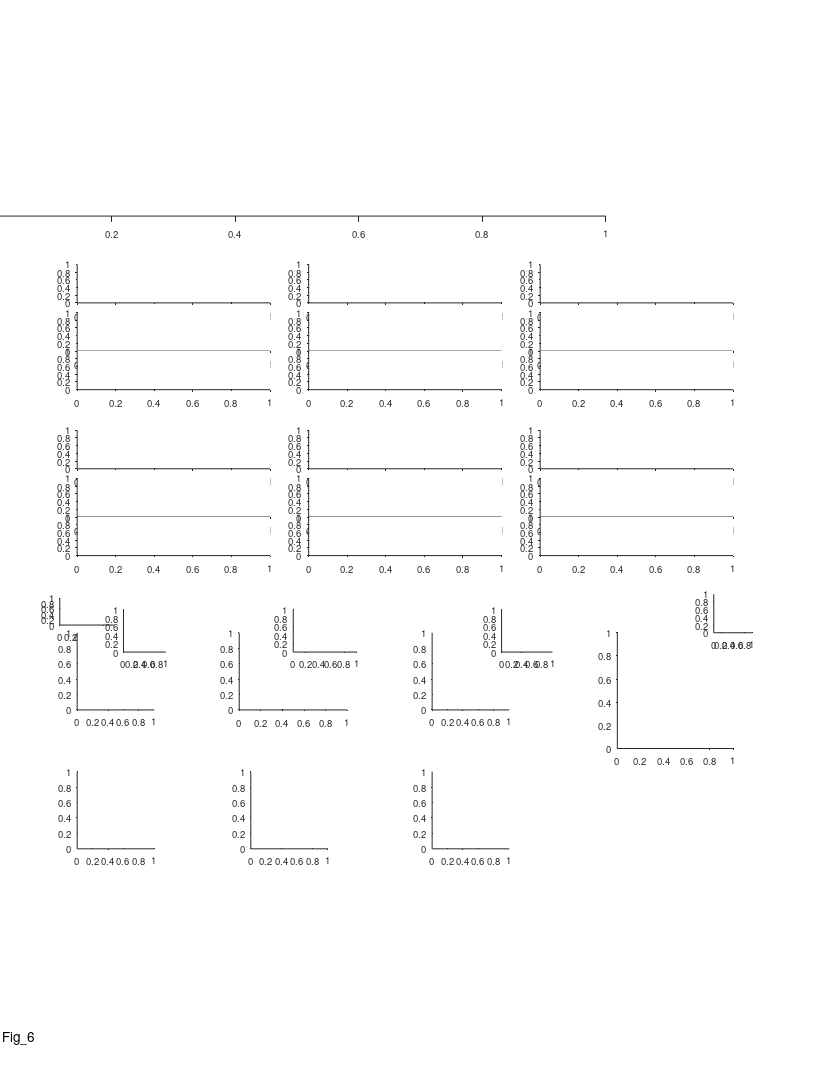

Recreate this plot in MATLAB. (Note: this script raises an error after producing the figure.)
%% Large Scale - fig 6 - Lab born vs Wild bats
%%
clear 
clc

%% plotting options
field_speed_opt = 1;
% corr_type = 'pearson';
corr_type = 'spearman';
match_TT_pos = false;

% examples_option = 5; %1:5
hist_normalization_option = 'probability'; %count
hist_Yscale_option = 'log';

color_Lab = [0    0.75    0];%[0.4940    0.1840    0.5560];
color_Wild = [0.3 0.25 0.2];%color_wild = [0.65 0.6 0.65];
color_wild_text = [0.45 0.4 0.45];
Lab_alpha = 0.35;
Wild_alpha = 0.6;

%% add data folders to path
addpath('L:\processed_data_structs');

%% define output files
res_dir =  'L:\paper_figures';
mkdir(res_dir)
fig_name_str = 'Fig_6';
fig_caption_str = ' ';
log_name_str = [fig_name_str '_log_file' '.txt'];
log_name_str = strrep(log_name_str , ':', '-');
log_name_str = strrep(log_name_str , ' ', '_');
log_name_out = fullfile(res_dir, log_name_str);

%% open log file
diary off
diary(log_name_out)
diary on
disp('Log file');
disp(['created: ', datestr(clock)]);
disp('======================================================');
disp([fig_name_str ':' fig_caption_str]);   
disp('======================================================');
disp('');


%% create figure
% figure_size_cm = [21.0 29.7]; % ~A4
figure_size_cm = [21.6 27.9]; % ~US letter
figure ;
% Some WYSIWYG options:
set(gcf,'DefaultAxesFontSize',7);
set(gcf,'DefaultAxesFontName','helvetica');
set(gcf,'DefaultAxesUnits','centimeters');
set(gcf,'PaperType','usletter')
% set(gcf,'PaperType','<custom>');
set(gcf,'PaperUnits','centimeters','PaperPosition',[0 0 figure_size_cm]);
set(gcf,'PaperOrientation','portrait');
set(gcf,'Units','centimeters','Position',get(gcf,'paperPosition')+[0 0 0 0]); % position on screen...
set(gcf, 'Renderer', 'painters');
set(groot, 'defaultAxesTickDir', 'out');
set(groot,  'defaultAxesTickDirMode', 'manual');
annotation('textbox', [0.5 1 0 0], 'String',fig_name_str, 'HorizontalAlignment','center','Interpreter','none', 'FitBoxToText','on');

pause(0.2); % workaround to solve matlab automatically changing the axes positions...

% create panels

% panel_A    = axes('position', [ 1.5  22.3  12  2]); %before comments from the authors
panel_A    = axes('position', [ -0.3  22.3  16  2.3]); 

panel_B_size_raster = [5 1];
panel_B_size_FR_map = [5 1];
panel_B_pos = [2 13.5];
panel_B = [];
for ii=1:3
    for jj=1:2
        offset_x = (ii-1)*6;
        offset_y = (jj-1)*4.3;
        offset = panel_B_pos + [offset_x offset_y];
        panel_B(ii,jj,1) = axes('position', [offset+[0 2.25] panel_B_size_FR_map]);
        panel_B(ii,jj,2) = axes('position', [offset+[0 1   ] panel_B_size_raster]);
        panel_B(ii,jj,3) = axes('position', [offset+[0 0   ] panel_B_size_raster]);
    end
end
% panel_A = permute(panel_A,[2 1 3]);
panel_B = panel_B(:,2:-1:1,:);
panel_B = reshape(panel_B,[6 3]);

lab_wild_legend = axes('position', [1.55 11.7 1.4 0.7]);

panels_size = [2 2];
panel_C    = axes('position', [ 2    9.5  panels_size           ]);
panel_D    = axes('position', [ 6.2  9.5  panels_size.*[1.4 1]  ]);
panel_E    = axes('position', [ 11.2    9.5  panels_size           ]);
panel_F = axes('position', [ 2.0  5.9 panels_size          ]);
panel_G = axes('position', [ 6.5  5.9 panels_size          ]);
panel_H = axes('position', [ 11.2  5.9 panels_size          ]);
panel_I = axes('position', [ 16  8.5  3  3 ]);
panel_I_legend = axes('position', [18.5 11.5 1 1]);
% panel_I_legend = axes('position', [19.4 10.5 1 1]);
% panel_I = axes('position', [ 1.6  2.5   panels_size.*[1.4 1]          ]);
% panel_J = axes('position', [ 6.25  2.5   panels_size.*[1.4 1]          ]);
% panel_K = axes('position', [ 10.8  2.5  panels_size.*[1.4 1]          ]);

inset_size = [1.1 1.1];
panel_C_inset    = axes('position', [ 3.2    11  inset_size           ]);
panel_D_inset    = axes('position', [ 7.6    11  inset_size.*[1.5 1]  ]);
panel_E_inset    = axes('position', [ 13   11  inset_size.*[1.2 1]           ]);

%%
prm = PARAMS_GetAll();

%% Block Diagram

% Block_diagram_filename = 'Block_diagram_revised_lioraVersion.PNG';
Block_diagram_filename = 'L:\resources\Block_diagram_revised_lioraVersion.PNG';
axes(panel_A);
image = imread(Block_diagram_filename);
imshow(image(:,:,1:3));
text(-0.035,0.9, 'A', 'Units','normalized','FontWeight','bold');


%% load population data - directly from the "per-cell" structs
% prm = PARAMS_GetAll();
% cells_t = DS_get_cells_summary();
% bats = [9845, 102, 194];
% cells_t(~ismember(cells_t.bat, bats ),:) = [];
% cells_t([cells_t.remove]==1,:) = [];%cells chosen to remove because of repititions between days
% cells = cellfun(@(c)(cell_load_data(c,'details')), cells_t.cell_ID, 'UniformOutput',0);
% cells = [cells{:}];
% cells = [cells.details];
% cells(~contains({cells.brain_area}, 'CA1')) = [];
% cells(~ismember([cells.ClusterQuality], [2])) = [];
% % remove cells based on FR:
% cells = cellfun(@(c)(cell_load_data(c,'details','meanFR')), {cells.cell_ID}, 'UniformOutput',0);
% cells = [cells{:}];
% cells_details = [cells.details];
% cells_ID = {cells_details.cell_ID};
% meanFR = [cells.meanFR];
% cells_ID([meanFR.all]>prm.inclusion.interneuron_FR_thr)=[];
% % remove non-signif cells:
% cells = cellfun(@(c)(cell_load_data(c,'details','signif')), cells_ID, 'UniformOutput',0);
% cells = [cells{:}];
% signif = cat(1,cells.signif);
% signif = arrayfun(@(x)(x.TF), signif);
% signif = any(signif,2);
% cells_ID(~signif) = [];
% 
% clear cells stats cells_details cells_t
% cells = cellfun(@(c)(cell_load_data(c,'details','stats','meanFR','inclusion','signif','fields','FR_map','FE')), cells_ID, 'UniformOutput',0);
% cells = [cells{:}];
% save('Cells_lab.mat','cells');

%% load the data - from the total pre-compiled big struct for all cells
cells_lab = load('cells_lab.mat');
cells_lab = cells_lab.cells;
cells_lab_IDs = arrayfun(@(x)(x.cell_ID), cat(1,cells_lab.details), 'UniformOutput', false);

cells_details = load('cells_details_updated_TT_pos.mat');
cells_details = cells_details.cells;
cells = load('cells_bat_200m.mat');
cells = cells.cells;
for ii_cell = 1:length(cells)
    cells(ii_cell).details = cells_details(ii_cell).details; %updated TT pos
end
cells_wild = cells;

if match_TT_pos
    % remove cells based on TT position:
    details_lab = cat(1,cells_lab.details);
    details_wild = cat(1,cells_wild.details);
    TT_pos_proximodistal_prc_lab = arrayfun(@(x)(x.TT_pos_proximodistal_prc), details_lab);
    TT_pos_proximodistal_prc_wild = arrayfun(@(x)(x.TT_pos_proximodistal_prc), details_wild);
    
    max_lab = prctile(TT_pos_proximodistal_prc_lab,98);
    min_lab = prctile(TT_pos_proximodistal_prc_lab,2);
    max_wild = prctile(TT_pos_proximodistal_prc_wild,98);
    min_wild = prctile(TT_pos_proximodistal_prc_wild,2);
    
    TT_desired_pos = [max(min_wild,min_lab),min(max_wild,max_lab)];
    
    IX_desired_pos_lab = and(TT_pos_proximodistal_prc_lab>=TT_desired_pos(1), ...
        TT_pos_proximodistal_prc_lab<=TT_desired_pos(2));
%     cells_ID(~IX_desired_pos_lab) = [];
%     cells = cellfun(@(c)(cell_load_data(c,'details','stats','meanFR','stats','inclusion','signif','fields','FR_map','FE')), cells_ID, 'UniformOutput',0);
%     cells_lab = [cells{:}];
    cells_lab(~IX_desired_pos_lab) = [];

    IX_desired_pos_wild = and(TT_pos_proximodistal_prc_wild>=TT_desired_pos(1), ...
        TT_pos_proximodistal_prc_wild<=TT_desired_pos(2));
    cells_wild(~IX_desired_pos_wild) = [];
end

%% FR map + rasters - 6 examples
cell_examples = {
            'b0194_d180516_TT4_SS04';
            'b0194_d180508_TT1_SS01';
            'b0194_d180611_TT4_SS01';
            'b0194_d180513_TT2_SS02';
            'b0102_d171012_TT4_SS01';
            'b0194_d180612_TT4_SS02'};

if 1
for ii_cell = 1:length(cell_examples)
    %%
    example_IX = find(strcmp(cells_lab_IDs,cell_examples{ii_cell}));
    cell = cells_lab(example_IX);
    
%     cell_ID = cell_examples{ii_cell};
%     cell = cell_load_data(cell_ID,'details','FR_map','fields','stats','FE');
    c = prm.graphics.colors.flight_directions;
    
    % map+fields
    axes(panel_B(ii_cell, 1));
    cla
    hold on
    maps=[cell.FR_map.all];
    x = maps(1).bin_centers;
    y = cat(1,maps.PSTH);
    m = round(max(y(:)));
    ylimits = [0 m+1];
    % low-speed area
    area_lowerval = ylimits(1) - 0.23*range(ylimits);
    area_upperval = ylimits(1) - 1e-2*range(ylimits);
    area([4 cell.stats.all.valid_speed_pos(1)]    , repelem(area_upperval,2), area_lowerval, 'FaceColor',0.7*[1 1 1],'EdgeColor','none','ShowBaseLine','off','Clipping','off');
    area([cell.stats.all.valid_speed_pos(2) 194], repelem(area_upperval,2), area_lowerval, 'FaceColor',0.7*[1 1 1],'EdgeColor','none','ShowBaseLine','off','Clipping','off');
    h=plot(x,y);
    [h.Color] = disperse(c);
    box off
    h=gca;
    h.TickDir = 'out';
    h.XTick = [];
    h.YTick = [0 m];
    h.YLim = ylimits;
    h.XLim = [0 200];
    
    % fields
    dir_offsets = [-0.1 -0.17]+0.015;
    for ii_dir=1:2
        fields = cell.fields{ii_dir};
        if isfield(fields,'in_low_speed_area')
            fields([fields.in_low_speed_area])=[];
        end
        for ii_field = 1:length(fields)
            
            [xaf,yaf] = ds2nfu(fields(ii_field).edges_prc, repelem(dir_offsets(ii_dir)*range(h.YLim),2));
            annotation('line',xaf,yaf,'Linewidth', 2, 'Color', c{ii_dir});
        end
    end
    
    
    % cell details
    cell_num_str_pos_x   = [0.50 0.50 0.50 0.50 0.50 0.50];
    cell_num_str_pos_y   = [1.05 1.05 1.05 1.05 1.05 1.05];
    cell_stats_str_pos_x = [0.95 0.95 0.95 0.97 0.95 0.95];
    cell_stats_str_pos_y = [1.2 1.05 1.07 1.15  1.06 1.05]+0.05;
%     h = text(cell_num_str_pos_x(ii_cell), cell_num_str_pos_y(ii_cell), cell_ID,...
%         'Units','normalized','HorizontalAlignment','center','VerticalAlignment','bottom','FontSize',8);
%     h.Interpreter='none';
    text(cell_num_str_pos_x(ii_cell), cell_num_str_pos_y(ii_cell), "Cell "+ ii_cell,...
        'Units','normalized','HorizontalAlignment','center','VerticalAlignment','bottom','FontSize',8);
    switch ii_cell
        case {1,2,3,4,5,6,7,8}
            cell_stats_str = {  sprintf('max=%.1fm', cell.stats.all.field_largest);...
                                sprintf('min=%.1fm', cell.stats.all.field_smallest);...
                                sprintf('ratio=%.1f', cell.stats.all.field_ratio_LS);...
%                                 sprintf('Iso dis=%.1f', cell.stats.all.IsoDist);...
                             };
            text(cell_stats_str_pos_x(ii_cell), cell_stats_str_pos_y(ii_cell)-0*0.23, cell_stats_str{1},...
                'Units','normalized','HorizontalAlignment','center','VerticalAlignment','Top','FontSize',6);
            text(cell_stats_str_pos_x(ii_cell), cell_stats_str_pos_y(ii_cell)-1*0.23, cell_stats_str{2},...
                'Units','normalized','HorizontalAlignment','center','VerticalAlignment','Top','FontSize',6);
            text(cell_stats_str_pos_x(ii_cell), cell_stats_str_pos_y(ii_cell)-2*0.23, cell_stats_str{3},...
                'Units','normalized','HorizontalAlignment','center','VerticalAlignment','Top','FontSize',6);
%             text(cell_stats_str_pos_x(ii_cell), cell_stats_str_pos_y(ii_cell)-3*0.23, cell_stats_str{4},...
%                 'Units','normalized','HorizontalAlignment','center','VerticalAlignment','Top','FontSize',6);
        case 9
            cell_stats_str = {  sprintf('single field=%.1fm', cell.fields{1}.width_prc) };
            text(cell_stats_str_pos_x(ii_cell), cell_stats_str_pos_y(ii_cell)-0*0.23, cell_stats_str{1},...
                'Units','normalized','HorizontalAlignment','center','VerticalAlignment','Top','FontSize',6);
    end
    
    % rasters
    FEs = [cell.FE];
    for ii_dir=1:2
        axes(panel_B(ii_cell, ii_dir+1));
        cla
        FE = FEs{ii_dir};
        x = [FE.spikes_pos];
        [FE.number2] = disperse(1:length(FE));
        y = arrayfun(@(FE)(FE.number2*ones(1,FE.num_spikes)),FE,'UniformOutput',0);
        y = [y{:}];
        plot(x,y,'.','Color',c{ii_dir},'MarkerSize',0.05);
        box off
        h=gca;
        m = length(FE);
        h.YTick = [1 m];
        h.XLim = [0 200];
        h.YLim = [0 m+1];
        switch ii_dir
            case 1
                h.XTick = [];
                h.YTickLabel = {'',num2str(m)};
            case 2
                h.XTick = 0:50:200;
                h.XRuler.TickLabelGapOffset = -2;
                h.YTickLabel = {'1',num2str(m)};
                h.TickDir = 'out';
        end
    end
    % fields num (here to be above the 
    for ii_dir=1:2
        fields = cell.fields{ii_dir};
        if isfield(fields,'in_low_speed_area')
            fields([fields.in_low_speed_area])=[];
        end
        dir_offsets =2.05+[0.18 0];
        text(1.05, dir_offsets(ii_dir), num2str(length(fields)), 'Units','normalized', 'Color', c{ii_dir},...
            'HorizontalAlignment','right', 'VerticalAlignment','middle','FontSize',6);
    end
end

%% add x/y labels for specific panels
for ii = [4 5 6]
    axes(panel_B(ii, 3));
    xlabel('Position (m)', 'Units','normalized','Position',[0.5 -0.35]);
end
for ii = [1 4]
    axes(panel_B(ii, 3));
%     ylabel('Time (min)',   'Units','normalized','Position',[-0.1 1]);
    ylabel('Flight no.',   'Units','normalized','Position',[-0.1 1]);
    axes(panel_B(ii, 1));
    ylabel({'Firing rate';'(Hz)'},   'Units','normalized','Position',[-0.07 0.42]);
end
axes(panel_B(1, 1));
text(-0.25,1.6, 'B', 'Units','normalized','FontWeight','bold');


%% add direction arrows
arrow_x = 0.1 +[0 0.05];
arrow_y = repelem(0.815,2);
clear h
h(1)=annotation('arrow',arrow_x,      arrow_y+0.008,  'Color', prm.graphics.colors.flight_directions{1});
h(2)=annotation('arrow',flip(arrow_x),arrow_y      ,  'Color', prm.graphics.colors.flight_directions{2});
[h.HeadWidth] = disperse([5 5]);
[h.HeadLength] = disperse([5 5]);

end







% % % % % % % % % % % % % % % % % % % % % % % % % % % % % % % % % % % % % % 

%% legend:
axes(lab_wild_legend);
cla
box off
hax = gca;
h_app = annotation('rectangle',[0 0.7 0.25 0.25],'color', 'k', 'FaceColor',color_Lab, 'FaceAlpha',Lab_alpha, 'LineWidth', 0.01);
h_app.Parent = hax;
h_dis = annotation('rectangle',[0 0.3 0.25 0.25],'color','k', 'FaceColor',0.5*[1 1 1], 'LineWidth', 0.01);
h_dis.Parent = hax;
text(0.32,0.45,'Wild', 'HorizontalAlignment','left','FontSize',7);
text(0.32,0.85,'Lab', 'HorizontalAlignment','left','FontSize',7);
hax.Visible = 'off';

%% panel C - field count histogram
axes(panel_C);
cla
hold on
text(-0.6,1.25, 'C', 'Units','normalized','FontWeight','bold');
nFields_lab = nan(2,length(cells_lab));
for ii_dir = 1:2
    for ii_cell = 1:length(cells_lab)
        cell = cells_lab(ii_cell);
        % check signif per direction
        if ~cell.signif(ii_dir).TF
            continue;
        end
        nFields_lab(ii_dir,ii_cell) = cell.stats.dir(ii_dir).field_num;
    end
end
nFields_lab = nFields_lab(:);
nFields_lab(isnan(nFields_lab)) = [];

nFields_wild = nan(2,length(cells_wild));
for ii_dir = 1:2
    for ii_cell = 1:length(cells_wild)
        cell = cells_wild(ii_cell);
        % check signif per direction
        if ~cell.signif(ii_dir).TF
            continue;
        end
        nFields_wild(ii_dir,ii_cell) = cell.stats.dir(ii_dir).field_num;
    end
end
nFields_wild = nFields_wild(:);
nFields_wild(isnan(nFields_wild)) = [];

h = histogram(nFields_wild(:));
h.FaceColor = 0.5*[1 1 1];
h.BinEdges = 0.5+[0:20];
h.Data(h.Data > h.BinLimits(2)) = h.BinLimits(2);
h.Normalization = hist_normalization_option;

h = histogram(nFields_lab(:));
h.FaceColor = color_Lab;
h.FaceAlpha = Lab_alpha;
h.BinEdges = 0.5+[0:20];
h.Normalization = hist_normalization_option;
h.Data(h.Data > h.BinLimits(2)) = h.BinLimits(2);
xlabel({'No. of fields per direction'},'Units','normalized','Position',[0.5 -0.18]);
ha = gca;
ha.YScale = hist_Yscale_option;
ha.XLim = [0 h.BinLimits(2)];
ha.XTick = [0:10:30];
% % ha.XLim = [0 35];
% % ha.YLim = [0 40];
% % ha.XTick = [0:5:35];
% % ha.YTick = [0 40];
ha.TickDir='out';
ha.TickLength = [0.03 0.03];
switch hist_normalization_option
    case 'count'
        ylim([0.7e0 1.4e2])
        ha.YTick = [1 10 100];
        ha.YTickLabel = {'10 ^0';'10 ^1';'10 ^2'};
        ylabel('No. of cells', 'Units','normalized','Position',[-0.28 0.5])
    case 'probability'
        if strcmp(hist_Yscale_option,'log')
            ylim([0.001 0.5])
            ha.YTick = [0.01 0.1];
            ha.YTickLabel = {'10^{-2}';'10^{-1}'};
        else
            ylim([0 0.2])
            ha.YTick = [0 0.2];
        end
        ylabel('Fraction of cells', 'Units','normalized','Position',[-0.33 0.5])
end
ha.XRuler.TickLabelGapMultiplier = -0.3;
ha.YRuler.TickLabelGapMultiplier = 0.001;

%% panel C Inset
axes(panel_C_inset);
cla
hold on
h = histogram(nFields_wild(:));
h.FaceColor = 0.5*[1 1 1];
h.BinEdges = 0.5+[0:20];
h.Data(h.Data > h.BinLimits(2)) = h.BinLimits(2);
h.Normalization = hist_normalization_option;

h = histogram(nFields_lab(:));
h.FaceColor = color_Lab;
h.FaceAlpha = Lab_alpha;
h.BinEdges = 0.5+[0:20];
h.Normalization = hist_normalization_option;
h.Data(h.Data > h.BinLimits(2)) = h.BinLimits(2);
ha = gca;
ha.YScale = 'Linear';
ha.XLim = [0 h.BinLimits(2)];
ha.XTick = [0 10 20];
ha.TickDir='out';
ha.TickLength = [0.03 0.03];
ylim([0 0.2])
ha.YTick = [0 0.1 0.2];
ha.XRuler.TickLabelGapMultiplier = -0.3;
ha.YRuler.TickLabelGapMultiplier = 0.001;

%% panel F - field count bars
axes(panel_F);
cla
hold on
text(-0.6,1.15, 'F', 'Units','normalized','FontWeight','bold');

% [~,P_KS] = kstest2(nFields_lab(:), nFields_wild(:));
% text(1.5,0.8, sprintf('P_{KS} = %.02f',P_KS),'Units','normalized','FontSize',7,'HorizontalAlignment','right');
% [~,P_ttest] = ttest2(nFields_lab(:), nFields_wild(:));
[P_wilcoxon,~,wilcoxon_stats] = ranksum(nFields_lab(:), nFields_wild(:));

nFields_lab_noNans = nFields_lab(:); nFields_lab_noNans(isnan(nFields_lab_noNans)) = [];
nFields_wild_noNans = nFields_wild(:); nFields_wild_noNans(isnan(nFields_wild_noNans)) = [];
% text(1,0.8, sprintf('N = %d',length(nFields_lab_noNans)),'Units','normalized','FontSize',7,'HorizontalAlignment','right','color',color_Lab);
% text(1,0.7, sprintf('N = %d',length(nFields_wild_noNans)),'Units','normalized','FontSize',7,'HorizontalAlignment','right','color',0.5*[1 1 1]);

% % bar version:
% x = [1,2];
% y = [mean(nFields_lab_noNans(:)),mean(nFields_wild_noNans(:))];
% hb = bar(x,y);
% hb.FaceColor = 'flat';
% hb.CData = [color_Lab; 0.5*[1 1 1]];
% sem_lab = std(nFields_lab_noNans(:))/sqrt(length(nFields_lab_noNans(:)));
% sem_wild = std(nFields_wild_noNans(:))/sqrt(length(nFields_wild_noNans(:)));
% 
% he=errorbar(x,y,[sem_lab sem_wild]);
% he.CapSize = 2;
% he.LineStyle = 'none';
% he.Color = 'k';
% h=gca;
% h.XTick = [1 2];
% h.XTickLabels = {'Lab','Wild'};
% h.TickLength = [0.03 0.03];

% boxplot version:
plot_boxplot(nFields_lab_noNans,nFields_wild_noNans,gca,[0 0.75 0],[0.5 0.5 0.5])
h = gca;
h.XTickLabels = {'Lab','Wild'};
h.TickLength = [0.03 0.03];


ylabel({'No. of fields', 'per direction'}, 'Units','normalized','Position',[-0.22 0.5])
h.XRuler.TickLabelGapMultiplier = -0.2;
h.YRuler.TickLabelGapMultiplier = -0.05;

text(1.4,0.85, sprintf('P = %.02f',P_wilcoxon),'Units','normalized','FontSize',7,'HorizontalAlignment','right');

%% panel D - field size histogram
axes(panel_D);
cla
hold on
text(-0.37,1.25, 'D', 'Units','normalized','FontWeight','bold');
fields_size_lab = [];
for ii_dir = 1:2
    for ii_cell = 1:length(cells_lab)
        cell = cells_lab(ii_cell);
        if ~cell.signif(ii_dir).TF % check signif per direction
            continue;
        end
        fields = cell.fields{ii_dir};
        fields([fields.in_low_speed_area]) = []; % remove fields in low speed area
        fields_size_lab = [fields_size_lab fields.width_prc];
    end
end
fields_size_wild = [];
for ii_dir = 1:2
    for ii_cell = 1:length(cells_wild)
        cell = cells_wild(ii_cell);
        if ~cell.signif(ii_dir).TF % check signif per direction
            continue;
        end
        fields = cell.fields{ii_dir};
        fields([fields.in_low_speed_area]) = []; % remove fields in low speed area
        fields_size_wild = [fields_size_wild fields.width_prc];
    end
end
h = histogram(fields_size_wild);
h.FaceColor = 0.5*[1 1 1];
% h.NumBins = 33;
h.BinWidth = 1;
h.Normalization = hist_normalization_option;
h = histogram(fields_size_lab);
h.FaceColor = color_Lab;
h.FaceAlpha = Lab_alpha;
% h.NumBins = 33;
h.BinWidth = 1;
h.Normalization = hist_normalization_option;
ha=gca;
ha.YScale = hist_Yscale_option;
xlabel('Field size (m)','Units','normalized','Position',[0.5 -0.18]);
ha = gca;
% % ha.XLim = [0 35];
% ha.YLim = [0.8 300];
% % ha.XTick = [0:5:35];
switch hist_normalization_option
    case 'count'
        ylim([0.8 300])
        ha.YTick = [1 10 100];
        ha.YTickLabel = {'10 ^0';'10 ^1';'10 ^2'};
        ylabel('Counts', 'Units','normalized','Position',[-0.28 0.5])
    case 'probability'
        if strcmp(hist_Yscale_option,'log')
            ylim([0.0005 0.5])
            ha.YTick = [0.001 0.01 0.1];
            ha.YTickLabel = {'10^{-3}';'10^{-2}';'10^{-1}'};
        else
            ylim([0 0.25])
            ha.YTick = [0 0.25];
        end
        ylabel('Fraction of fields', 'Units','normalized','Position',[-0.23 0.5])
end
ha.TickDir='out';
ha.TickLength = [0.03 0.03];
ha.XRuler.TickLabelGapMultiplier = -0.3;
ha.YRuler.TickLabelGapMultiplier = 0.001;

%% panel D Inset
axes(panel_D_inset);
cla
hold on

h = histogram(fields_size_wild);
h.FaceColor = 0.5*[1 1 1];
h.BinWidth = 1;
h.Normalization = hist_normalization_option;
h = histogram(fields_size_lab);
h.FaceColor = color_Lab;
h.FaceAlpha = Lab_alpha;
h.BinWidth = 1;
h.Normalization = hist_normalization_option;
ha=gca;
ha.YScale = 'linear';
ha = gca;
ylim([0 0.3])
ha.XLim = [0 20];
ha.XTick = [0 10 20];
ha.YTick = [0 0.15 0.3];
ha.TickDir='out';
ha.TickLength = [0.03 0.03];
ha.XRuler.TickLabelGapMultiplier = -0.3;
ha.YRuler.TickLabelGapMultiplier = 0.001;

%% panel G - field size bars
axes(panel_G);
cla
hold on
text(-0.45,1.15, 'G', 'Units','normalized','FontWeight','bold');

% % bar plot version:
% x = [1,2];
% y = [mean(fields_size_lab),mean(fields_size_wild)];
% hb = bar(x,y);
% hb.FaceColor = 'flat';
% hb.CData = [color_Lab; 0.5*[1 1 1]];
% sem_lab = std(fields_size_lab)/sqrt(length(fields_size_lab));
% sem_wild = std(fields_size_wild)/sqrt(length(fields_size_wild));
% 
% he=errorbar(x,y,[sem_lab sem_wild]);
% he.CapSize = 2;
% he.LineStyle = 'none';
% he.Color = 'k';
% h=gca;
% h.XTick = [1 2];
% h.XTickLabels = {'Lab','Wild'};
% h.TickLength = [0.03 0.03];
% h.YLim = [0,7];

% boxplot version:
plot_boxplot(fields_size_lab,fields_size_wild,gca,[0 0.75 0],[0.5 0.5 0.5])
h = gca;
h.XTickLabels = {'Lab','Wild'};
h.TickLength = [0.03 0.03];
h.YLim = [0,10];

ylabel('Field size (m)', 'Units','normalized','Position',[-0.22 0.5])

% [~,P_KS] = kstest2(fields_size_lab, fields_size_wild);
% text(1.7,0.8, sprintf('P_{KS} = %0.2e',P_KS),'Units','normalized','FontSize',7,'HorizontalAlignment','right');
% text(1,0.8, sprintf('N = %d',length(fields_size_lab)),'Units','normalized','FontSize',7,'HorizontalAlignment','right','color',color_Lab);
% text(1,0.7, sprintf('N = %d',length(fields_size_wild)),'Units','normalized','FontSize',7,'HorizontalAlignment','right','color',0.5*[1 1 1]);
% [~,P_ttest] = ttest2(fields_size_lab, fields_size_wild);
% text(1.2,1, sprintf('P_{T} = %0.00e',P_ttest),'Units','normalized','FontSize',7,'HorizontalAlignment','right');
[P_wilcoxon,~,wilcoxon_stats] = ranksum(fields_size_lab, fields_size_wild);
text(1.5,0.85, sprintf('P = %0.00e',P_wilcoxon),'Units','normalized','FontSize',7,'HorizontalAlignment','right');
% [~,P_ttest_log] = ttest2(log(fields_size_lab), log(fields_size_wild));
% text(1.7,0.6, sprintf('P_{T(log)} = %0.00e',P_ttest_log),'Units','normalized','FontSize',7,'HorizontalAlignment','right');

h.XRuler.TickLabelGapMultiplier = -0.2;
h.YRuler.TickLabelGapMultiplier = -0.05;

%% panel E - field ratio (largest/smallest)
axes(panel_E);
cla
hold on
text(-0.55,1.25, 'E', 'Units','normalized','FontWeight','bold');
LS_field_ratio_all_lab = nan(1,length(cells_lab));
LS_field_ratio_dir = nan(2,length(cells_lab));
for ii_cell = 1:length(cells_lab)
    cell = cells_lab(ii_cell);
    % pooled stats - check at least one direction is signif
    if any([cell.signif.TF])
        LS_field_ratio_all_lab(ii_cell) = cell.stats.all.field_ratio_LS;
    end
    % per dir stats - check signif per direction
    for ii_dir = 1:2
        if cell.signif(ii_dir).TF 
            LS_field_ratio_dir(ii_dir,ii_cell) = cell.stats.dir(ii_dir).field_ratio_LS;
        end
    end
end
LS_field_ratio_all_lab(isnan(LS_field_ratio_all_lab)) = [];

LS_field_ratio_all_wild = nan(1,length(cells_wild));
LS_field_ratio_dir = nan(2,length(cells_wild));
for ii_cell = 1:length(cells_wild)
    cell = cells_wild(ii_cell);
    % pooled stats - check at least one direction is signif
    if any([cell.signif.TF])
        LS_field_ratio_all_wild(ii_cell) = cell.stats.all.field_ratio_LS;
    end
    % per dir stats - check signif per direction
    for ii_dir = 1:2
        if cell.signif(ii_dir).TF 
            LS_field_ratio_dir(ii_dir,ii_cell) = cell.stats.dir(ii_dir).field_ratio_LS;
        end
    end
end
LS_field_ratio_all_wild(isnan(LS_field_ratio_all_wild)) = [];

nBinEdges = 9;
edges = logspace(0,log10(25),nBinEdges);
clear h

h(1) = histogram(LS_field_ratio_all_wild);
h(1).BinEdges = edges;
h(1).FaceColor = 0.5*[1 1 1];
h(1).Normalization = hist_normalization_option;

h(2) = histogram(LS_field_ratio_all_lab);
h(2).BinEdges = edges;
h(2).FaceColor = color_Lab;
h(2).FaceAlpha = Lab_alpha;
h(2).Normalization = hist_normalization_option;
ha=gca;
ha.YScale = hist_Yscale_option;
ha.XScale = 'log';
ha.XLim = [0 27];
% % ha.YLim = [0 10];
% % ha.YLim = [7e-1 120];
% ha.YLim = [0.7 max(h(1).Values)*1.1];
% % ha.XTick = [0:5:35];
ha.XTick = [1 2 5 10 20];
ha.TickDir='out';
ha.TickLength = [0.03 0.03];
switch hist_normalization_option
    case 'count'
        ha.YLim = [0.7 max(h(1).Values)*1.1];
        ha.YTick = [1 10 100];
        ha.YTickLabel = {'10 ^0';'10 ^1';'10 ^2'};
        ylabel('No. of cells', 'Units','normalized','Position',[-0.24 0.5])
    case 'probability'
        if strcmp(hist_Yscale_option,'log')
            ylim([0.002 0.5])
            ha.YTick = [0.01 0.1];
            ha.YTickLabel = {'10^{-2}';'10^{-1}'};
        else
            ylim([0 0.3])
            ha.YTick = [0 0.3];
        end
        ylabel('Fraction of cells', 'Units','normalized','Position',[-0.33 0.5])
end
ha.XRuler.TickLabelGapMultiplier = -0.35;
ha.YRuler.TickLabelGapMultiplier = 0.001;
xlabel({'Field size ratio';'largest/smallest'},'Units','normalized','Position',[0.5 -0.17]);

%% panel E Inset
axes(panel_E_inset);
cla
hold on
clear h

h(1) = histogram(LS_field_ratio_all_wild);
h(1).BinEdges = edges;
h(1).FaceColor = 0.5*[1 1 1];
h(1).Normalization = hist_normalization_option;

h(2) = histogram(LS_field_ratio_all_lab);
h(2).BinEdges = edges;
h(2).FaceColor = color_Lab;
h(2).FaceAlpha = Lab_alpha;
h(2).Normalization = hist_normalization_option;
ha=gca;
ha.YScale = 'linear';
ha.XScale = 'log';
ha.XLim = [0 27];
ha.XTick = [1 2 5 20];
ha.TickDir='out';
ha.TickLength = [0.03 0.03];
ylim([0 0.3])
ha.YTick = [0 0.15 0.3];
ha.XRuler.TickLabelGapMultiplier = -0.35;
ha.YRuler.TickLabelGapMultiplier = 0.001;

%% panel H - field ratio bars (largest/smallest)
axes(panel_H);
cla
hold on
text(-0.55,1.15, 'H', 'Units','normalized','FontWeight','bold');

LS_field_ratio_lab_noNans = LS_field_ratio_all_lab(~isnan(LS_field_ratio_all_lab));
LS_field_ratio_wild_noNans = LS_field_ratio_all_wild(~isnan(LS_field_ratio_all_wild));

% % % bar version:
% % x = [1,2];
% % y = [mean(LS_field_ratio_lab_noNans),mean(LS_field_ratio_wild_noNans)];
% % hb = bar(x,y);
% % hb.FaceColor = 'flat';
% % hb.CData = [color_Lab; 0.5*[1 1 1]];
% % sem_lab = std(LS_field_ratio_lab_noNans)/sqrt(length(LS_field_ratio_lab_noNans));
% % sem_wild = std(LS_field_ratio_wild_noNans)/sqrt(length(LS_field_ratio_wild_noNans));
% % 
% % he=errorbar(x,y,[sem_lab sem_wild]);
% % he.CapSize = 2;
% % he.LineStyle = 'none';
% % he.Color = 'k';
% % h=gca;
% % h.XTick = [1 2];
% % h.XTickLabels = {'Lab','Wild'};
% % h.TickLength = [0.03 0.03];
% % h.YLim = [0,6];

% boxplot version:
plot_boxplot(LS_field_ratio_lab_noNans,LS_field_ratio_wild_noNans,gca,[0 0.75 0],[0.5 0.5 0.5])
h = gca;
h.XTickLabels = {'Lab','Wild'};
h.TickLength = [0.03 0.03];

ylabel({'Field size ratio';'largest/smallest'}, 'Units','normalized','Position',[-0.17 0.5])

% [~,P_KS] = kstest2(LS_field_ratio_all_lab, LS_field_ratio_all_wild);
% text(1.5,0.8, sprintf('P_{KS} = %.02f',P_KS),'Units','normalized','FontSize',7,'HorizontalAlignment','right');
% LS_field_ratio_lab_noNans = LS_field_ratio_all_lab(~isnan(LS_field_ratio_all_lab));
% LS_field_ratio_wild_noNans = LS_field_ratio_all_wild(~isnan(LS_field_ratio_all_wild));
% text(1,0.8, sprintf('N = %d',length(LS_field_ratio_lab_noNans)),'Units','normalized','FontSize',7,'HorizontalAlignment','right','color',color_Lab);
% text(1,0.7, sprintf('N = %d',length(LS_field_ratio_wild_noNans)),'Units','normalized','FontSize',7,'HorizontalAlignment','right','color',0.5*[1 1 1]);
% [~,P_ttest] = ttest2(LS_field_ratio_all_lab, LS_field_ratio_all_wild);
% text(1.2,1, sprintf('P_{T} = %.02f',P_ttest),'Units','normalized','FontSize',7,'HorizontalAlignment','right');
[P_wilcoxon,~,wilcoxon_stats] = ranksum(LS_field_ratio_all_lab, LS_field_ratio_all_wild);
text(1.4,0.85, sprintf('P = %.02f',P_wilcoxon),'Units','normalized','FontSize',7,'HorizontalAlignment','right');

h.XRuler.TickLabelGapMultiplier = -0.2;
h.YRuler.TickLabelGapMultiplier = -0.05;

%% panel I - plot TT positions (only with signif cells!)
axes(panel_I);
cla
hold on
text(-0.3,1.18, 'I', 'Units','normalized','FontWeight','bold');

pop_signif_wild = cat(1,cells_wild.signif);
pop_signif_TF_wild = arrayfun(@(x)(x.TF), pop_signif_wild);
signif_wild_at_least_one_dir_IX = any(pop_signif_TF_wild,2);
pop_details_wild = cat(1,cells_wild.details);
pop_details_wild(~signif_wild_at_least_one_dir_IX) = [];
[TT_ID_wild, IX] = unique({pop_details_wild(:).TT_ID});
TT_pos_PD_wild = [pop_details_wild(IX).TT_pos_proximodistal_prc];
TT_pos_Long_wild = [pop_details_wild(IX).TT_pos_longitudinal_prc];
scatter(TT_pos_PD_wild*100, TT_pos_Long_wild*100, 5, [0.5 0.5 0.5]);

pop_signif_lab = cat(1,cells_lab.signif);
pop_signif_TF_lab = arrayfun(@(x)(x.TF), pop_signif_lab);
signif_lab_at_least_one_dir_IX = any(pop_signif_TF_lab,2);
pop_details_lab = cat(1,cells_lab.details);
pop_details_lab(~signif_lab_at_least_one_dir_IX) = [];
[TT_ID_lab, IX] = unique({pop_details_lab(:).TT_name});
TT_pos_PD_lab = [pop_details_lab(IX).TT_pos_proximodistal_prc];
TT_pos_Long_lab = [pop_details_lab(IX).TT_pos_longitudinal_prc];
% move 2 TTs which are exactely on top of a wild TT:
TT_pos_PD_lab(1) = TT_pos_PD_lab(1)-0.01;
TT_pos_Long_lab(1) = TT_pos_Long_lab(1)+0.001;
TT_pos_PD_lab(4) = TT_pos_PD_lab(4)-0.01;
TT_pos_Long_lab(4) = TT_pos_Long_lab(4)+0.001;

scatter(TT_pos_PD_lab*100, TT_pos_Long_lab*100, 5, color_Lab);

xlim([0 100])
ylim([16 22]);
set(gca,'ytick',16:2:22);
xlabel('Proximo-distal axis (%)');
ylabel('Longitudinal axis (%)');

%% legend panel
axes(panel_I_legend);
cla
hold on
prm = PARAMS_GetAll();
scatter(0,1,10, [0.5 0.5 0.5]);
scatter(0,2,10, color_Lab);
text(0+0.2, 1, 'Wild', 'FontSize',7,'HorizontalAlignment','Left');
text(0+0.2, 2, 'Lab', 'FontSize',7,'HorizontalAlignment','Left');
xlim([0 1]);
ylim([0 3]);
set(gca,'Visible','off');



%% print/save the figure
% fig_name_out = fullfile(res_dir, sprintf('%s__corr_%s_%d_paramset_%d',fig_name_str,corr_type,field_speed_opt,prm.parmaset));
% fig_name_out = fullfile(res_dir, sprintf('%s__example%d',fig_name_str,examples_option));
% if match_TT_pos
%     fig_name_out = fullfile(res_dir, sprintf('%s_revised_nan_corrected',[fig_name_str '_match_TT_pos']));
% else
%     fig_name_out = fullfile(res_dir, sprintf('%s_revised_',fig_name_str));
% end
fig_name_out = fullfile(res_dir, fig_name_str);

print(gcf, fig_name_out, '-dpdf', '-cmyk', '-painters');
% print(gcf, fig_name_out, '-dtiff', '-cmyk', '-painters');
% saveas(gcf , fig_name_out, 'fig');
disp('figure was successfully saved to pdf/tiff/fig formats');
